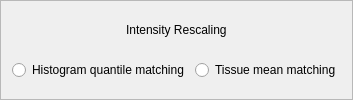
               <widget class="QFrame" name="frame_37">
                <property name="frameShape">
                 <enum>QFrame::StyledPanel</enum>
                </property>
                <property name="frameShadow">
                 <enum>QFrame::Raised</enum>
                </property>
                <layout class="QVBoxLayout" name="verticalLayout_51">
                 <item>
                  <widget class="QWidget" name="widget_109" native="true">
                   <layout class="QHBoxLayout" name="horizontalLayout_93">
                    <property name="margin">
                     <number>0</number>
                    </property>
                    <item>
                     <spacer name="horizontalSpacer_80">
                      <property name="orientation">
                       <enum>Qt::Horizontal</enum>
                      </property>
                      <property name="sizeHint" stdset="0">
                       <size>
                        <width>40</width>
                        <height>20</height>
                       </size>
                      </property>
                     </spacer>
                    </item>
                    <item>
                     <widget class="QLabel" name="label_92">
                      <property name="text">
                       <string>Intensity Rescaling</string>
                      </property>
                     </widget>
                    </item>
                    <item>
                     <spacer name="horizontalSpacer_81">
                      <property name="orientation">
                       <enum>Qt::Horizontal</enum>
                      </property>
                      <property name="sizeHint" stdset="0">
                       <size>
                        <width>40</width>
                        <height>20</height>
                       </size>
                      </property>
                     </spacer>
                    </item>
                   </layout>
                  </widget>
                 </item>
                 <item>
                  <widget class="QWidget" name="widget_110" native="true">
                   <layout class="QHBoxLayout" name="horizontalLayout_94">
                    <property name="margin">
                     <number>0</number>
                    </property>
                    <item>
                     <widget class="QRadioButton" name="g_HistogramQuantileButton">
                      <property name="text">
                       <string>Histogram quantile matching</string>
                      </property>
                     </widget>
                    </item>
                    <item>
                     <widget class="QRadioButton" name="g_TissueMeanMatchButton">
                      <property name="text">
                       <string>Tissue mean matching</string>
                      </property>
                     </widget>
                    </item>
                   </layout>
                  </widget>
                 </item>
                </layout>
               </widget>
